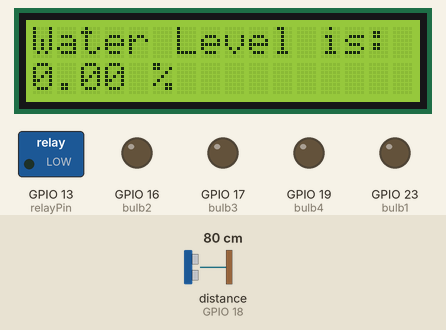
Bench run of a sketch on a simulated ESP32. On the bench: 16×2 character LCD, switched loads named in the sketch (green lamp = pin HIGH), output pins drawn as LEDs (lit = HIGH). Dashed ring = blinking. Inputs (shaded band) come from the test bench; at power-on: distance to the obstacle (sensor on GPIO 18) 80 cm. WiFi joins after 1.5 s; servers stay silent unless stated; what the sketch prints to the serial monitor is not drawn.

Above: at 3.1 s.
3.2 s: distance to the obstacle (sensor on GPIO 18) set to 7 cm
At 5.8 s:
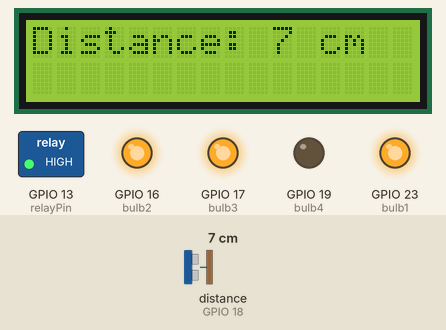
6.5 s: distance to the obstacle (sensor on GPIO 18) set to 4 cm
At 7.5 s:
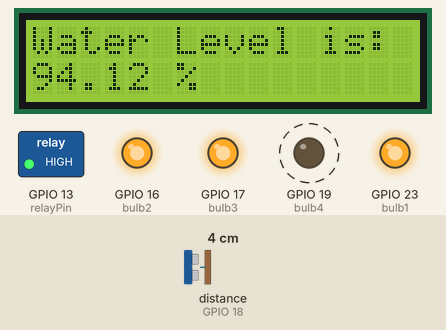
11.6 s: distance to the obstacle (sensor on GPIO 18) set to 2 cm
At 14.3 s:
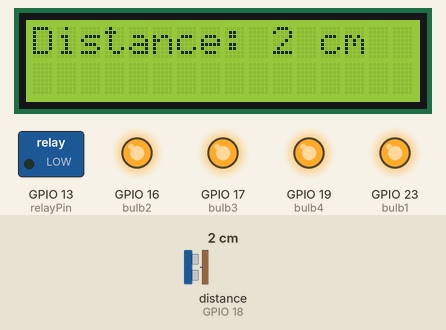
16.7 s: distance to the obstacle (sensor on GPIO 18) set to 18 cm
At 17.9 s:
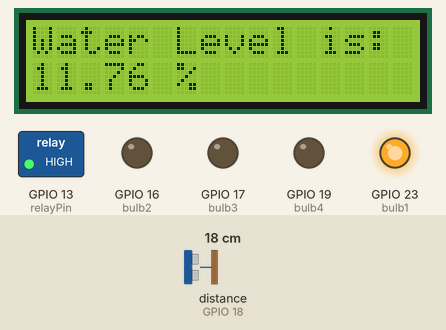
19.7 s: distance to the obstacle (sensor on GPIO 18) set to 2 cm
At 19.99 s:
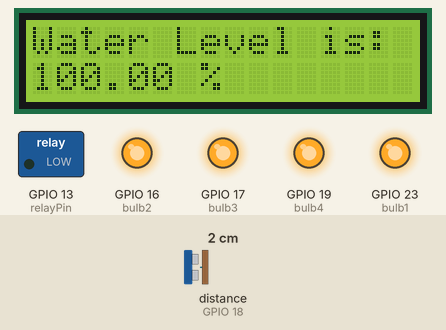
24.8 s: distance to the obstacle (sensor on GPIO 18) set to 5 cm
At 25.9 s:
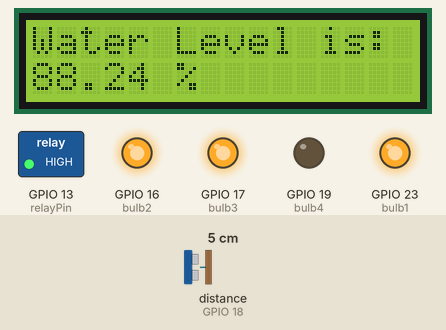
Timing chart, 0 to 27.9 s (numbered marks = the images above; inputs shaded):
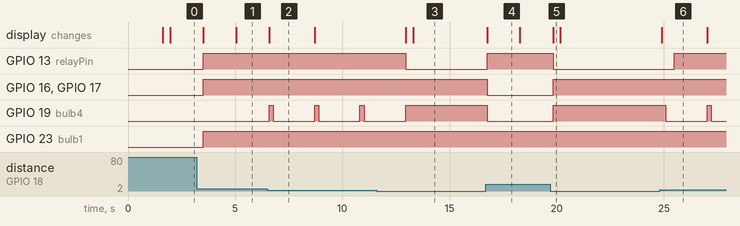

Measured:
- the behaviour switches between 6 and 5 cm on distance to the obstacle (sensor on GPIO 18) (found by bisection; images 1 and 2)
- the behaviour switches between 3 and 4 cm on distance to the obstacle (sensor on GPIO 18) (found by bisection; images 5 and 6)
- after the input at 3.2 s, GPIO 13 (relayPin), GPIO 16 (bulb2), GPIO 17 (bulb3), GPIO 23 (bulb1): LOW → HIGH after 0.32 s; the display: first changes after 0.32 s (image 1 shows a later state)
- after the input at 6.5 s, GPIO 19 (bulb4): alternates HIGH for 0.20 s and LOW for 1.9 s, starting after 0.08 s; the display: changes after 0.08 s (image 2)
- after the input at 11.6 s, GPIO 13 (relayPin): HIGH → LOW after 1.4 s; GPIO 19 (bulb4): goes on until 13.0 s, then stays HIGH; the display: first changes after 1.4 s (image 3 shows a later state)
- after the input at 16.7 s, GPIO 13 (relayPin): LOW → HIGH after 0.07 s; GPIO 16 (bulb2), GPIO 17 (bulb3), GPIO 19 (bulb4): HIGH → LOW after 0.07 s; the display: changes after 0.07 s (image 4)
- after the input at 19.7 s, GPIO 13 (relayPin): HIGH → LOW after 0.13 s; GPIO 16 (bulb2), GPIO 17 (bulb3), GPIO 19 (bulb4): LOW → HIGH after 0.13 s; the display: changes after 0.13 s (image 5)
- after the input at 24.8 s, GPIO 13 (relayPin): LOW → HIGH after 0.70 s; GPIO 19 (bulb4): HIGH → LOW after 0.30 s, → HIGH 1.9 s later, → LOW 0.20 s later; the display: changes after 0.10 s (image 6)

The sketch:

automated_waterpump_system_with_blynk.ino
```cpp
#include <WiFi.h>
#include <BlynkSimpleEsp32.h>
#include <Wire.h>
#include <LiquidCrystal_I2C.h>
#include <Ultrasonic.h>

#define BLYNK_TEMPLATE_ID "TMPL2XMWK4eBZ"
#define BLYNK_TEMPLATE_NAME "water guage"
#define BLYNK_AUTH_TOKEN "u8JBuezTZiyhmTxtPWUan-4nw-X1xtnb"

char auth[] = BLYNK_AUTH_TOKEN;
char ssid[] = "Redmi Note 12 Pro";
char pass[] = "highspypunk";

LiquidCrystal_I2C lcd(0x27, 16, 2);
Ultrasonic ultrasonic(5, 18);


const int bulb1 = 23;
const int bulb2 = 16;
const int bulb3 = 17;
const int bulb4 = 19;
const int relayPin = 13;

void setup() {
  Wire.begin(22, 21);
  Serial.begin(9600);

pinMode(bulb1, OUTPUT);
  pinMode(bulb2, OUTPUT);
  pinMode(bulb3, OUTPUT);
  pinMode(bulb4, OUTPUT);
  pinMode(relayPin, OUTPUT);

  lcd.begin();
  lcd.backlight();
  lcd.setCursor(0, 0);
  lcd.print("connecting to blynk...");
  Serial.println("Connecting to blynk...");
  WiFi.begin(ssid, pass);

  while (WiFi.status() != WL_CONNECTED) {
    delay(500);
    Serial.print(".");
  }

lcd.clear();
  lcd.setCursor(0, 0);
  lcd.print("WiFi connected");
  lcd.print("IP address");
  lcd.print(WiFi.localIP());

Serial.println();
  Serial.println("WiFi connected");
  Serial.println("IP address: ");
  Serial.println(WiFi.localIP());

  Blynk.begin(auth, ssid, pass);
}

void loop() {
  if (!Blynk.connected()) {
    Serial.println("Blynk not connected");
    Blynk.connect();
  }

  Blynk.run();
  long distance = ultrasonic.read();
  Serial.print("Distance: ");
  Serial.print(distance);
  Serial.println(" cm");

  lcd.clear();
  lcd.setCursor(0, 0);
  lcd.print("Distance: ");
  lcd.print(distance);
  lcd.print(" cm");

float percentage = (1.0 - (float)(distance - 3) / (20 - 3)) * 100.0;

  percentage = constrain(percentage, 0, 100);

  Serial.print("Percentage: ");
  Serial.print(percentage);
  Serial.println(" %");
  static long lastDistance = -1;

  if (distance != lastDistance) {
    lcd.clear();
    lcd.setCursor(0, 0);
    lcd.print("Water Level is: ");
    lcd.setCursor(0, 1);
    lcd.print(percentage);
    lcd.print(" %");
    lastDistance = distance;
  }

  // Send distance to Blynk gauge
  Blynk.virtualWrite(V2, percentage);

  if (distance > 15 && distance <= 20) {
    Blynk.virtualWrite(V7, 1);
    Blynk.virtualWrite(V6, 0);
    Blynk.virtualWrite(V5, 0);
    Blynk.virtualWrite(V4, 0);
    digitalWrite(bulb1, HIGH);
    digitalWrite(bulb2, LOW);
    digitalWrite(bulb3, LOW);
    digitalWrite(bulb4, LOW);
    digitalWrite(relayPin, HIGH);
  } else if (distance > 10 && distance <= 15) {
    Blynk.virtualWrite(V7, 1);
    Blynk.virtualWrite(V6, 1);
    Blynk.virtualWrite(V5, 0);
    Blynk.virtualWrite(V4, 0);
    digitalWrite(bulb1, HIGH);
    digitalWrite(bulb2, HIGH);
    digitalWrite(bulb3, LOW);
    digitalWrite(bulb4, LOW);
    digitalWrite(relayPin, HIGH);
  } else if (distance > 5 && distance <= 10) {

    digitalWrite(bulb1, HIGH);
    digitalWrite(bulb2, HIGH);
    digitalWrite(bulb3, HIGH);
    digitalWrite(bulb4, LOW);
    Blynk.virtualWrite(V7, 1);
    Blynk.virtualWrite(V6, 1);
    Blynk.virtualWrite(V5, 1);
    Blynk.virtualWrite(V4, 0);
    digitalWrite(relayPin, HIGH);
  } else if (distance > 3 && distance <= 5) {
    digitalWrite(bulb1, HIGH);
    digitalWrite(bulb2, HIGH);
    digitalWrite(bulb3, HIGH);
    digitalWrite(bulb4, HIGH);
    delay(200);
    digitalWrite(bulb4, LOW);
    delay(100);
    Blynk.virtualWrite(V7, 1);
    Blynk.virtualWrite(V6, 1);
    Blynk.virtualWrite(V5, 1);
    Blynk.virtualWrite(V4, 1);
    delay(200);
    Blynk.virtualWrite(V4, 0);
    delay(100);
    digitalWrite(relayPin, HIGH);

  } else if (distance <= 3 && distance > 0) {
    digitalWrite(bulb1, HIGH);
    digitalWrite(bulb2, HIGH);
    digitalWrite(bulb3, HIGH);
    digitalWrite(bulb4, HIGH);
    Blynk.virtualWrite(V7, 1);
    Blynk.virtualWrite(V6, 1);
    Blynk.virtualWrite(V5, 1);
    Blynk.virtualWrite(V4, 1);
    digitalWrite(relayPin, LOW);
  } else {
    digitalWrite(bulb1, LOW);
    digitalWrite(bulb2, LOW);
    digitalWrite(bulb3, LOW);
    digitalWrite(bulb4, LOW);
    Blynk.virtualWrite(V7, 0);
    Blynk.virtualWrite(V6, 0);
    Blynk.virtualWrite(V5, 0);
    Blynk.virtualWrite(V4, 0);
    digitalWrite(relayPin, LOW);
  }

  if (!(distance <= 3 && distance > 0)) {
    delay(1500);
  }
}
```
